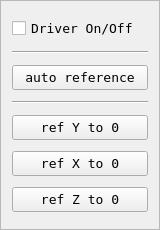
<?xml version="1.0" encoding="UTF-8"?>
<ui version="4.0">
 <class>Frame</class>
 <widget class="QFrame" name="Frame">
  <property name="geometry">
   <rect>
    <x>0</x>
    <y>0</y>
    <width>160</width>
    <height>230</height>
   </rect>
  </property>
  <property name="windowTitle">
   <string>Frame</string>
  </property>
  <property name="frameShape">
   <enum>QFrame::StyledPanel</enum>
  </property>
  <property name="frameShadow">
   <enum>QFrame::Raised</enum>
  </property>
  <layout class="QVBoxLayout" name="verticalLayout">
   <item>
    <widget class="QCheckBox" name="checkBox_drv">
     <property name="sizePolicy">
      <sizepolicy hsizetype="Minimum" vsizetype="Maximum">
       <horstretch>0</horstretch>
       <verstretch>0</verstretch>
      </sizepolicy>
     </property>
     <property name="font">
      <font>
       <family>DejaVu Sans Mono</family>
       <pointsize>10</pointsize>
      </font>
     </property>
     <property name="text">
      <string>Driver On/Off</string>
     </property>
    </widget>
   </item>
   <item>
    <widget class="Line" name="line">
     <property name="orientation">
      <enum>Qt::Horizontal</enum>
     </property>
    </widget>
   </item>
   <item>
    <widget class="QPushButton" name="pushButton_refauto">
     <property name="font">
      <font>
       <family>DejaVu Sans Mono</family>
       <pointsize>10</pointsize>
      </font>
     </property>
     <property name="text">
      <string>auto reference</string>
     </property>
    </widget>
   </item>
   <item>
    <widget class="Line" name="line_2">
     <property name="orientation">
      <enum>Qt::Horizontal</enum>
     </property>
    </widget>
   </item>
   <item>
    <widget class="QPushButton" name="pushButton_refY">
     <property name="font">
      <font>
       <family>DejaVu Sans Mono</family>
       <pointsize>10</pointsize>
      </font>
     </property>
     <property name="text">
      <string>ref Y to 0</string>
     </property>
    </widget>
   </item>
   <item>
    <widget class="QPushButton" name="pushButton_refX">
     <property name="font">
      <font>
       <family>DejaVu Sans Mono</family>
       <pointsize>10</pointsize>
      </font>
     </property>
     <property name="text">
      <string>ref X to 0</string>
     </property>
    </widget>
   </item>
   <item>
    <widget class="QPushButton" name="pushButton_refZ">
     <property name="font">
      <font>
       <family>DejaVu Sans Mono</family>
       <pointsize>10</pointsize>
      </font>
     </property>
     <property name="text">
      <string>ref Z to 0</string>
     </property>
    </widget>
   </item>
  </layout>
 </widget>
 <resources/>
 <connections/>
</ui>
